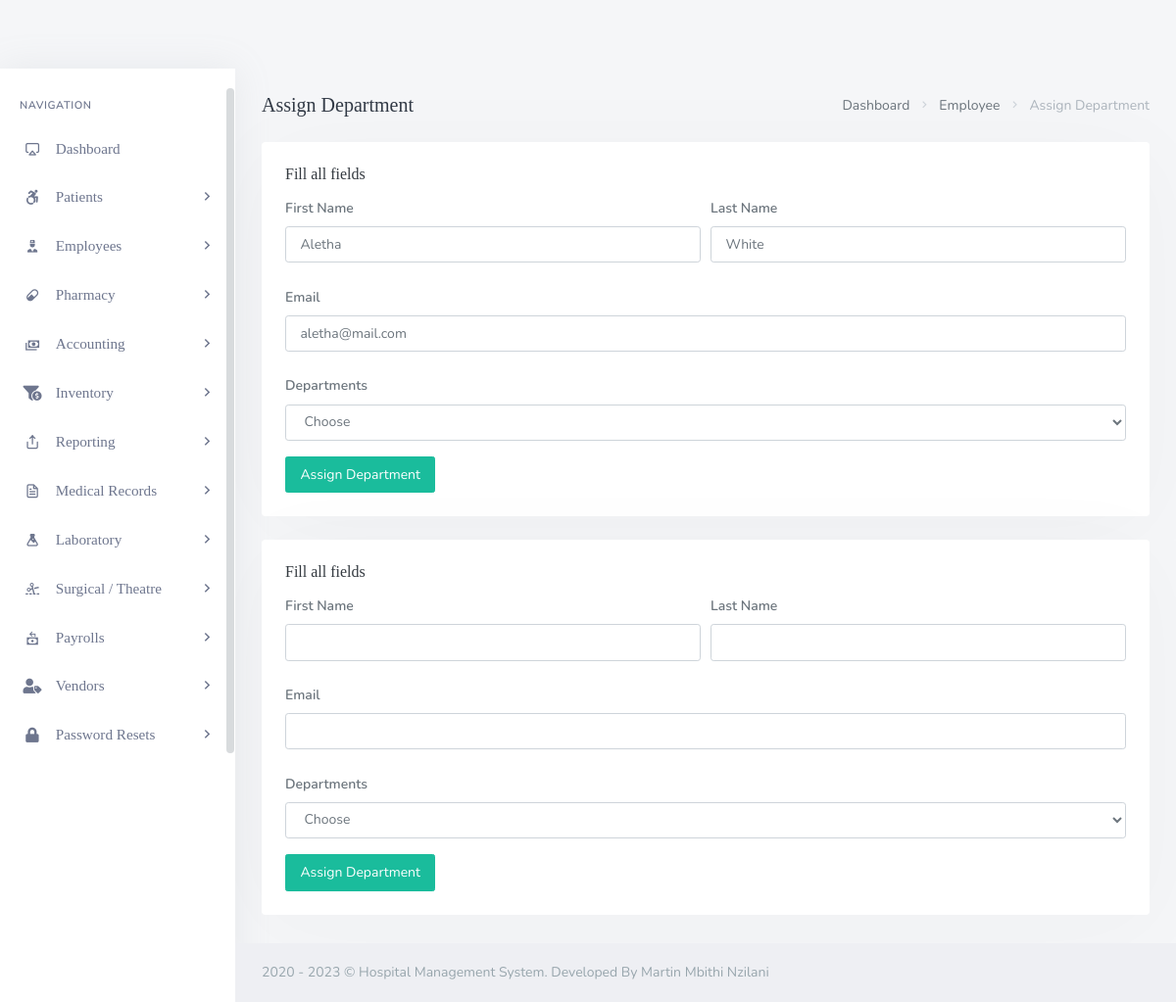
The page /backend/admin/his_admin_assaign_single_employee.php?doc_number=ccbd on the database as committed earlier.
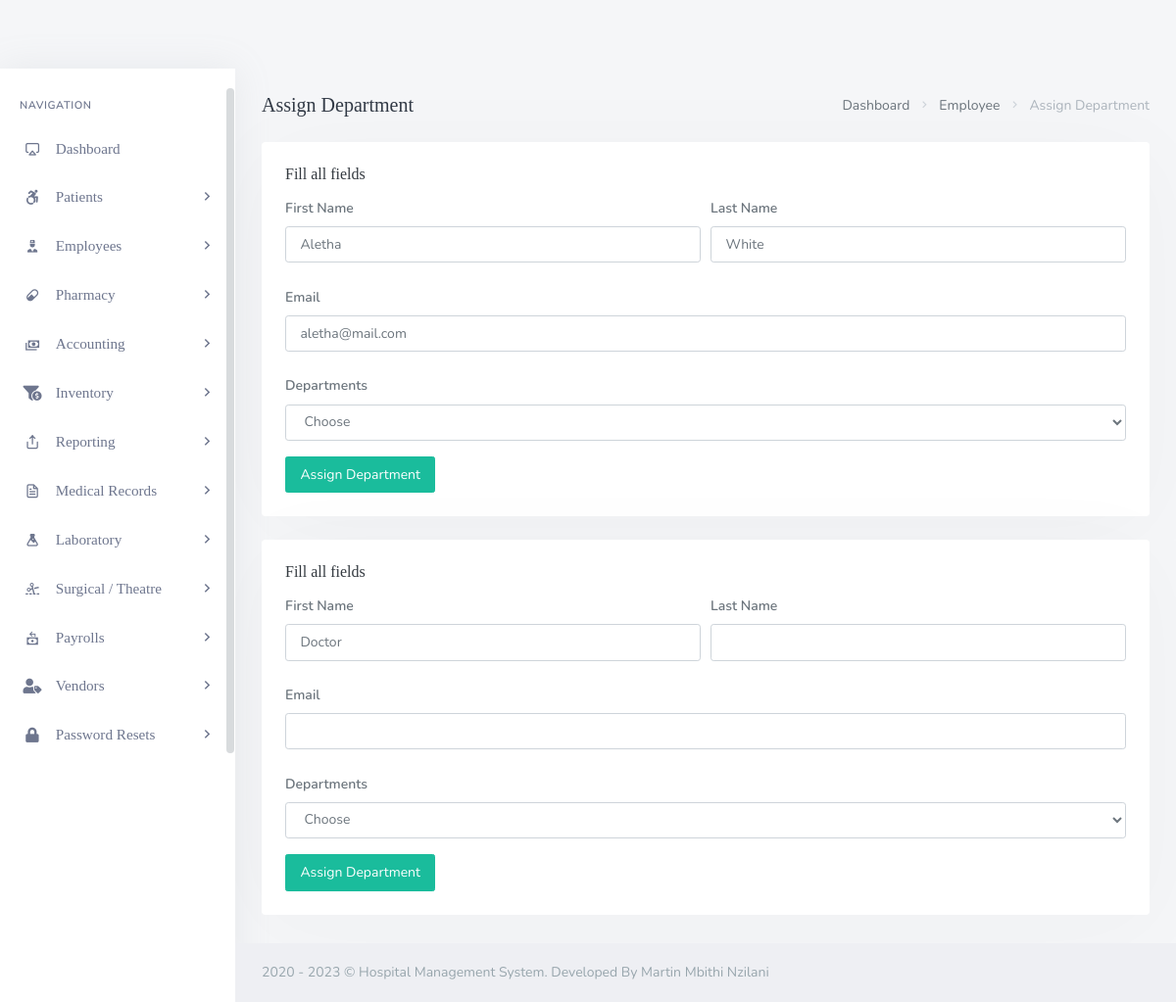
The same page on the database as committed later.
### tables this page shows
CREATE TABLE `his_docs` (
  `doc_id` int NOT NULL,
  `doc_fname` varchar(200) DEFAULT NULL,
  `doc_lname` varchar(200) DEFAULT NULL,
  `doc_email` varchar(200) DEFAULT NULL,
  `doc_pwd` varchar(200) DEFAULT NULL,
  `doc_dept` varchar(200) DEFAULT NULL,
  `doc_number` varchar(200) DEFAULT NULL,
  `doc_dpic` varchar(200) DEFAULT NULL
);

### backend/admin/his_admin_assaign_single_employee.php (the view, shortened to what this page needs)
--><?php
	include('assets/inc/config.php');
?>
<!DOCTYPE html>
<html lang="en">
<?php include('assets/inc/head.php');?>
<body>
    <div id="wrapper">
        <?php include("assets/inc/sidebar.php");?>
        <div class="content-page">
            <div class="content">
                <div class="container-fluid">
                    <div class="row">
                        <div class="col-12">
                            <div class="page-title-box">
                                <div class="page-title-right">
                                    <ol class="breadcrumb m-0">
                                        <li class="breadcrumb-item"><a href="his_admin_dashboard.php">Dashboard</a></li>
                                        <li class="breadcrumb-item"><a href="javascript: void(0);">Employee</a></li>
                                        <li class="breadcrumb-item active">Assign Department</li>
                                    </ol>
                                </div>
                                <h4 class="page-title">Assign Department</h4>
                            </div>
                        </div>
                    </div>
                    <?php
                            $doc_number=$_GET['doc_number'];
                            $ret="SELECT  * FROM his_docs WHERE doc_number=?";
                            $stmt= $mysqli->prepare($ret) ;
                            $stmt->bind_param('i',$doc_number);
                            $stmt->execute() ;
                            $res=$stmt->get_result();
                            while($row=$res->fetch_object())
                            {
                        ?>
                    <div class="row">
                        <div class="col-12">
                            <div class="card">
                                <div class="card-body">
                                    <h4 class="header-title">Fill all fields</h4>
                                    <form method="post" enctype="multipart/form-data">
                                        <div class="form-row">
                                            <div class="form-group col-md-6">
                                                <label for="inputEmail4" class="col-form-label">First Name</label>
                                                <input type="text" required="required" readonly value="<?php echo $row->doc_fname;?>" name="doc_fname" class="form-control" id="inputEmail4">
                                            </div>
                                            <div class="form-group col-md-6">
                                                <label for="inputPassword4" class="col-form-label">Last Name</label>
                                                <input required="required" type="text" readonly value="<?php echo $row->doc_lname;?>" name="doc_lname" class="form-control" id="inputPassword4">
                                            </div>
                                        </div>
                                        <div class="form-group">
                                            <label for="inputAddress" class="col-form-label">Email</label>
                                            <input required="required" type="email" readonly value="<?php echo $row->doc_email;?>" class="form-control" name="doc_email" id="inputAddress">
                                        </div>
                                        <div class="form-group">
                                            <label for="inputState" class="col-form-label">Departments</label>
                                            <select id="inputState" required="required" name="doc_dept" class="form-control">
                                                <option>Choose</option>
                                            </select>
                                        </div>
                                        <button type="submit" name="assaign_dept" class="ladda-button btn btn-success" data-style="expand-right">Assign Department</button>
                                    </form>
                                </div>
                            </div>
                        </div>
                    </div>
                    <?php }?>
                </div>
            </div>
            <?php include('assets/inc/footer.php');?>
        </div>
    </div>
</body>
</html>

### backend/admin/assets/inc/head.php (shortened to what this page needs)
<head>
    <link href="assets/libs/flatpickr/flatpickr.min.css" rel="stylesheet" type="text/css" />
    <link href="assets/css/bootstrap.min.css" rel="stylesheet" type="text/css" />
    <link href="assets/css/icons.min.css" rel="stylesheet" type="text/css" />
    <link href="assets/css/app.min.css" rel="stylesheet" type="text/css" />
    <link href="assets/libs/ladda/ladda-themeless.min.css" rel="stylesheet" type="text/css" />
    <link href="assets/libs/footable/footable.core.min.css" rel="stylesheet" type="text/css" />
</head>

### backend/admin/assets/inc/sidebar.php (shortened to what this page needs)
<div class="left-side-menu">
    <div class="slimscroll-menu">
        <div id="sidebar-menu">
            <ul class="metismenu" id="side-menu">
                <li class="menu-title">Navigation</li>
                <li>
                    <a href="his_admin_dashboard.php">
                        <i class="fe-airplay"></i>
                        <span> Dashboard </span>
                    </a>
                </li>
                <li>
                    <a href="javascript: void(0);">
                        <i class="fab fa-accessible-icon "></i>
                        <span> Patients </span>
                        <span class="menu-arrow"></span>
                    </a>
                </li>
                <li>
                    <a href="javascript: void(0);">
                        <i class="mdi mdi-doctor"></i>
                        <span> Employees </span>
                        <span class="menu-arrow"></span>
                    </a>
                </li>
                <li>
                    <a href="javascript: void(0);">
                        <i class="mdi mdi-pill"></i>
                        <span> Pharmacy </span>
                        <span class="menu-arrow"></span>
                    </a>
                </li>
                <li>
                    <a href="javascript: void(0);">
                        <i class="mdi mdi-cash-multiple "></i>
                        <span> Accounting </span>
                        <span class="menu-arrow"></span>
                    </a>
                </li>
                <li>
                    <a href="javascript: void(0);">
                        <i class=" fas fa-funnel-dollar "></i>
                        <span> Inventory </span>
                        <span class="menu-arrow"></span>
                    </a>
                </li>
                <li>
                    <a href="javascript: void(0);">
                        <i class="fe-share"></i>
                        <span> Reporting </span>
                        <span class="menu-arrow"></span>
                    </a>
                </li>
                <li>
                    <a href="javascript: void(0);">
                        <i class="fe-file-text"></i>
                        <span> Medical Records </span>
                        <span class="menu-arrow"></span>
                    </a>
                </li>
                <li>
                    <a href="javascript: void(0);">
                        <i class="mdi mdi-flask"></i>
                        <span> Laboratory </span>
                        <span class="menu-arrow"></span>
                    </a>
                </li>
                <li>
                    <a href="javascript: void(0);">
                        <i class="mdi mdi-scissors-cutting "></i>
                        <span> Surgical / Theatre </span>
                        <span class="menu-arrow"></span>
                    </a>
                </li>
                <li>
                    <a href="javascript: void(0);">
                        <i class="mdi mdi-cash-refund "></i>
                        <span> Payrolls </span>
                        <span class="menu-arrow"></span>
                    </a>
                </li>
                <li>
                    <a href="javascript: void(0);">
                        <i class="fas fa-user-tag"></i>
                        <span> Vendors </span>
                        <span class="menu-arrow"></span>
                    </a>
                </li>
                <li>
                    <a href="javascript: void(0);">
                        <i class="fas fa-lock"></i>
                        <span> Password Resets </span>
                        <span class="menu-arrow"></span>
                    </a>
                </li>
            </ul>
        </div>
    </div>
</div>

### backend/admin/assets/inc/footer.php
<footer class="footer">
    <div class="container-fluid">
        <div class="row">
            <div class="col-md-12">
                2020 - <?php echo date('Y'); ?> &copy; Hospital Management System. Developed By Martin Mbithi Nzilani</a>
            </div>
        </div>
    </div>
</footer>

Rows that differ between the two databases and show on the page:
changed his_docs: doc_fname (not shown) → "Doctor"
